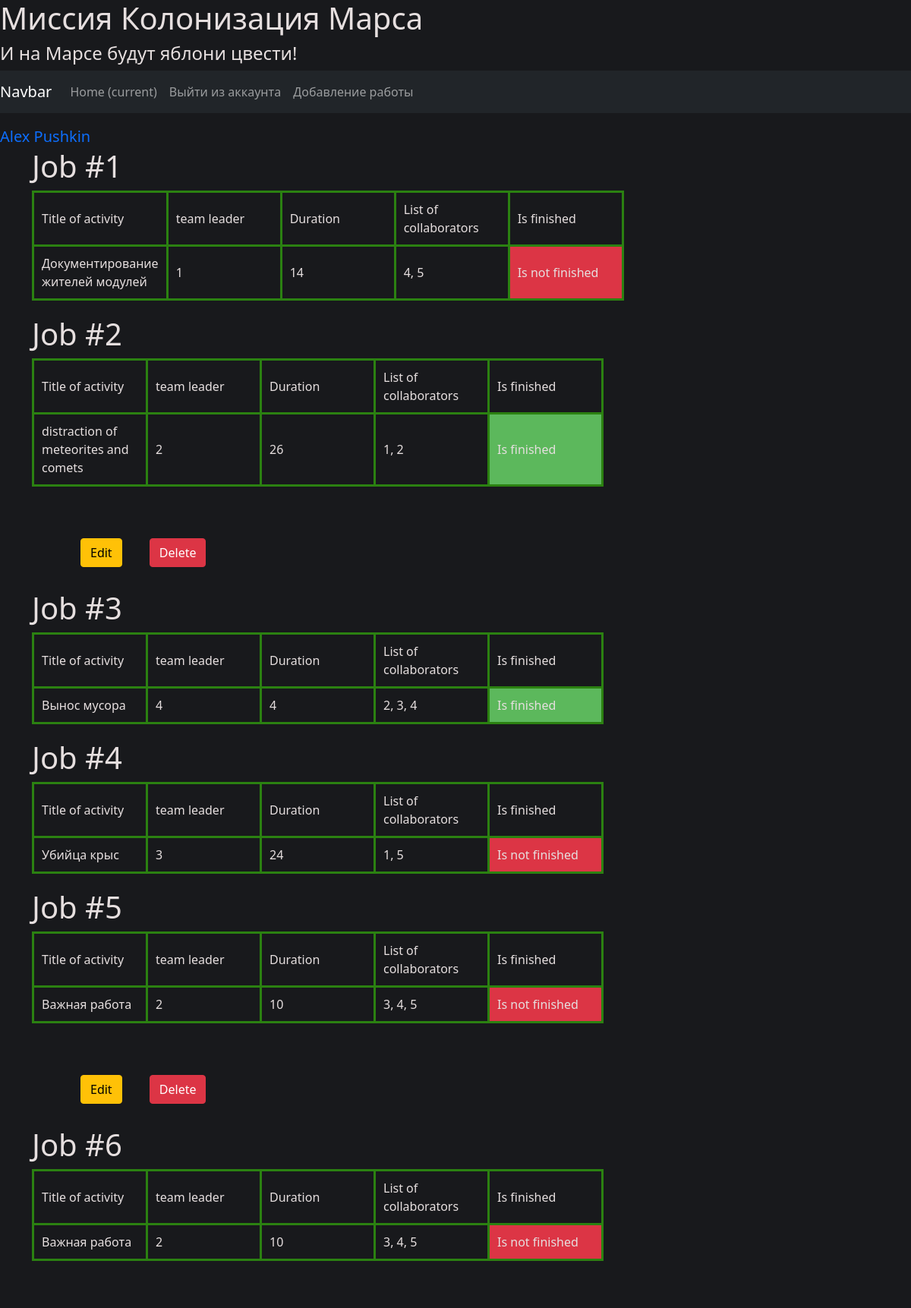
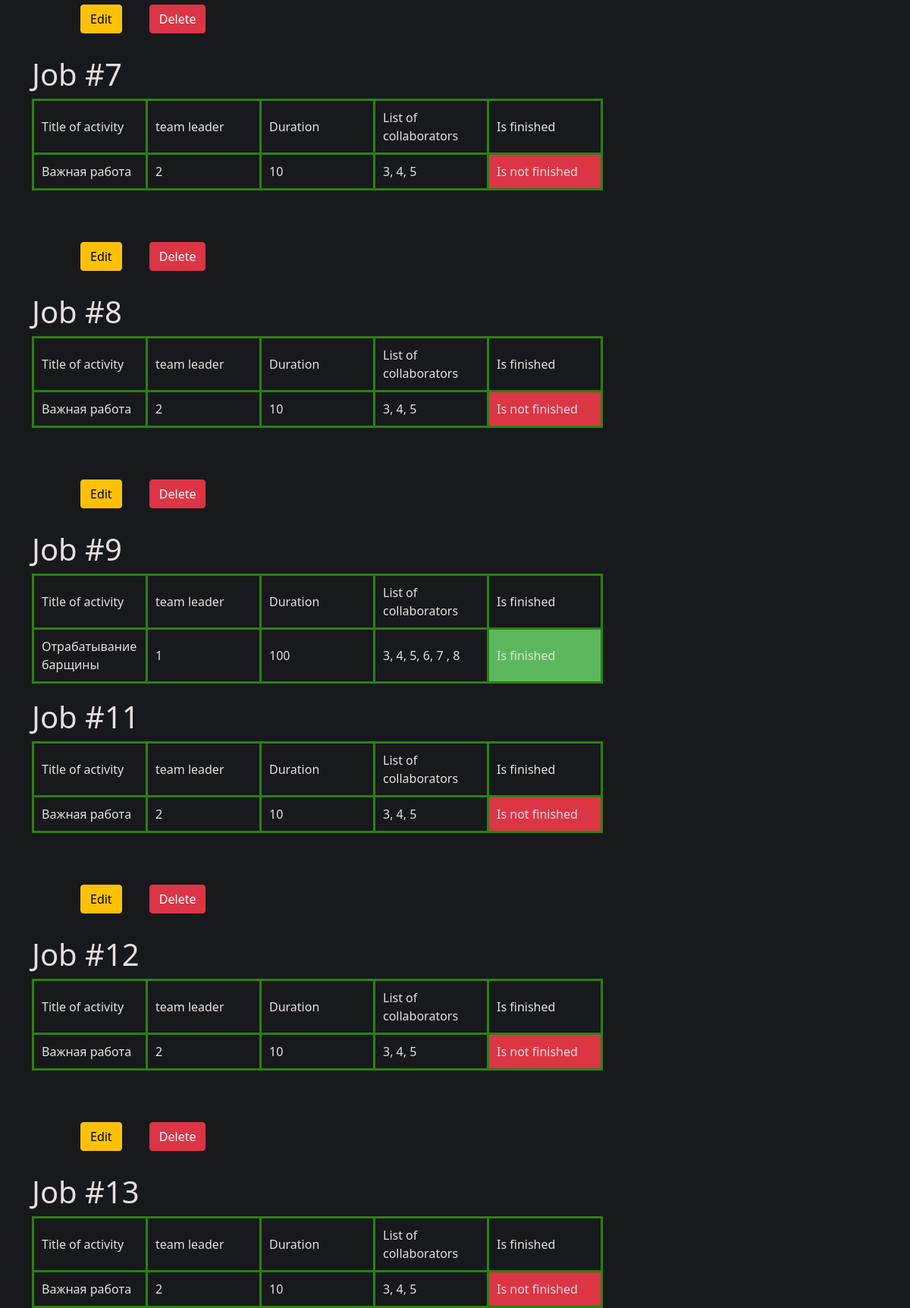
/ (signed in, upper part), run on the app's committed database (2 pictures, top to bottom).
### data/users.py (models this page shows, shortened)
class User(SqlAlchemyBase, UserMixin, SerializerMixin):
    __tablename__ = 'users'
    id = sqlalchemy.Column(sqlalchemy.Integer,
                           primary_key=True, autoincrement=True)
    surname = sqlalchemy.Column(sqlalchemy.String, nullable=True)
    name = sqlalchemy.Column(sqlalchemy.String, nullable=True)
    age = sqlalchemy.Column(sqlalchemy.Integer)
    position = sqlalchemy.Column(sqlalchemy.String, nullable=True)
    speciality = sqlalchemy.Column(sqlalchemy.String, nullable=True)
    address = sqlalchemy.Column(sqlalchemy.String, nullable=True)
    email = sqlalchemy.Column(sqlalchemy.String,
                              index=True, unique=True, nullable=True)
    hashed_password = sqlalchemy.Column(sqlalchemy.String, nullable=True)
    modified_date = sqlalchemy.Column(sqlalchemy.DateTime, default=datetime.datetime.now)
    job = sqlalchemy.orm.relationship("Job", back_populates='user')

### data/jobs.py (models this page shows, shortened)
class Job(SqlAlchemyBase, SerializerMixin):
    __tablename__ = 'jobs'
    id = sqlalchemy.Column(sqlalchemy.Integer,
                           primary_key=True, autoincrement=True)
    team_leader = sqlalchemy.Column(sqlalchemy.Integer, sqlalchemy.ForeignKey("users.id"))
    job = sqlalchemy.Column(sqlalchemy.String)
    work_size = sqlalchemy.Column(sqlalchemy.Integer)
    collaborators = sqlalchemy.Column(sqlalchemy.String)
    start_date = sqlalchemy.Column(sqlalchemy.DateTime, default=datetime.datetime.now)
    end_date = sqlalchemy.Column(sqlalchemy.DateTime)
    is_finished = sqlalchemy.Column(sqlalchemy.Boolean, default=False)
    user = orm.relationship('User')

### repr.py (the view)
@app.route('/index')
@app.route('/')
def index():
    db_sess = create_session()
    lst = []
    for job in db_sess.query(Job).all():
        lst.append(job)
    return render_template('home.html', title='Милый дом', list=lst)

### data/db_session.py (called while the page is built)
def create_session() -> Session:
    global __factory
    return __factory()

### repr.py (called while the page is built)
@login_manager.user_loader
def load_user(user_id):
    db_sess = db_session.create_session()
    return db_sess.query(User).get(user_id)

### templates/home.html (shortened to what this page needs)
{% extends "base.html" %}
{% block hed %}
<link rel="stylesheet" href="/static/css/table.css">
{% endblock %}
{% block navigate %}
<nav class="navbar navbar-expand-lg navbar-dark bg-dark">
  <a class="navbar-brand" href="/">Navbar</a>
  <div class="collapse navbar-collapse" id="navbarSupportedContent">
    <ul class="navbar-nav mr-auto">
      <li class="nav-item active">
        <a class="nav-link" href="/">Home <span class="sr-only">(current)</span></a>
      </li>
      <li class="nav-item">
        <a class="nav-link" href="/logout">Выйти из аккаунта</a>
      </li>
      <li class="nav-item">
        <a class="nav-link" href="/add_job">Добавление работы</a>
      </li>
    </ul>
  </div>
</nav>
{% endblock %}
{% block content %}
{% for job in list %}
<h1>Job #{{job.id}}</h1>
<table>
    <thead>
    <tr>
        <td>Title of activity</td>
        <td>team leader</td>
        <td>Duration</td>
        <td>List of collaborators</td>
        <td>Is finished</td>
    </tr>
    </thead>
    <tbody>
        <tr>
            <td>{{job.job}}</td>
            <td>{{job.team_leader}}</td>
            <td>{{job.work_size}}</td>
            <td>{{job.collaborators}}</td>
            {% if job.is_finished %}
            <td class="finished">Is finished</td>
            {% else %}
            <td class="not_finished">Is not finished</td>
            {% endif %}
        </tr>
    </tbody>
</table>
{% if current_user.id == job.team_leader or current_user.id == 16 %}
<div class="parent">
        <div class="child">
            <a class="btn btn-warning" href="/edit_job/{{ job.id }}">Edit</a>
        </div>
        <div class="child">
            <a class="btn btn-danger" href="/confirm/{{ job.id }}">Delete</a>
        </div>
</div>
{% endif %}
{% endfor %}
{% endblock %}

### templates/base.html (shortened to what this page needs)
<!DOCTYPE html>
<html lang="en">
    <head>
                    <link rel="stylesheet"
                    href="https://cdn.jsdelivr.net/npm/bootstrap@5.0.0-beta1/dist/css/bootstrap.min.css"
>
        {% block hed%}{% endblock %}
    </head>
    <body>
    <h1>Миссия Колонизация Марса</h1>
    <h4>И на Марсе будут яблони цвести!</h4>
    {% block navigate %}{% endblock %}
    {% if current_user.is_authenticated %}
    <a class="navbar-brand" href="/logout">{{ current_user.name + " " + current_user.surname }}</a>
{% else %}
    <p>
        <a class="btn btn-primary " href="/register">Зарегистрироваться</a>
        <a class="btn btn-success" href="/login">Войти</a>
    </p>
{% endif %}
    <main role="main" class="container">
    {% block content %}{% endblock %}
    </main>
    </body>
</html>

### static/css/table.css (style rules this page uses)
td { text-align: left; padding: 10px; border: 3px solid rgb(43, 129, 17); min-width: 150px; }
td.finished { background: #5cb85c }
td.not_finished { background: #dc3545 }
body { background-color: #18191C; color: #e6dfdf; }
table { width: 650px; border-top: 7px solid rgb(43, 129, 17); border-collapse: collapse; text-align: center; margin-bottom: 20px; border: 1px solid #dddddd; }
.parent { margin-top: 0; margin: 1rem; padding: 2rem 2rem; max-height: 100px }
.child { display: inline-block; padding: 1rem 1rem; vertical-align: middle; }

### data on the page
User: name+surname "Alex Pushkin"
Job: id "1", job "Документирование жителей модулей", team_leader "1", work_size "14", collaborators "4, 5", is_finished "Is not finished"
Job: id "2", job "distraction of meteorites and comets", team_leader "2", work_size "26", collaborators "1, 2", is_finished "Is finished"
Job: id "3", job "Вынос мусора", team_leader "4", work_size "4", collaborators "2, 3, 4", is_finished "Is finished"
Job: id "4", job "Убийца крыс", team_leader "3", work_size "24", collaborators "1, 5", is_finished "Is not finished"
Job: id "5", job "Важная работа", team_leader "2", work_size "10", collaborators "3, 4, 5", is_finished "Is not finished"
Job: id "6", job "Важная работа", team_leader "2", work_size "10", collaborators "3, 4, 5", is_finished "Is not finished"
Job: id "7", job "Важная работа", team_leader "2", work_size "10", collaborators "3, 4, 5", is_finished "Is not finished"
Job: id "8", job "Важная работа", team_leader "2", work_size "10", collaborators "3, 4, 5", is_finished "Is not finished"
Job: id "9", job "Отрабатывание барщины", team_leader "1", work_size "100", collaborators "3, 4, 5, 6, 7 , 8", is_finished "Is finished"
Job: id "11", job "Важная работа", team_leader "2", work_size "10", collaborators "3, 4, 5", is_finished "Is not finished"
Job: id "12", job "Важная работа", team_leader "2", work_size "10", collaborators "3, 4, 5", is_finished "Is not finished"
Job: id "13", job "Важная работа", team_leader "2", work_size "10", collaborators "3, 4, 5", is_finished "Is not finished"
